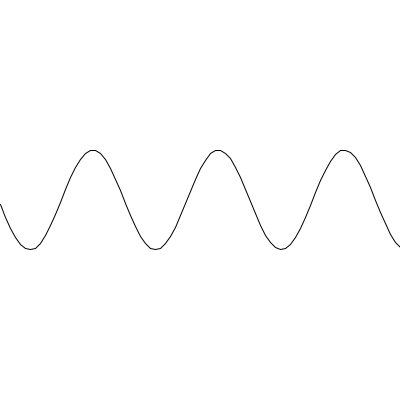
Frame 1 (no input)
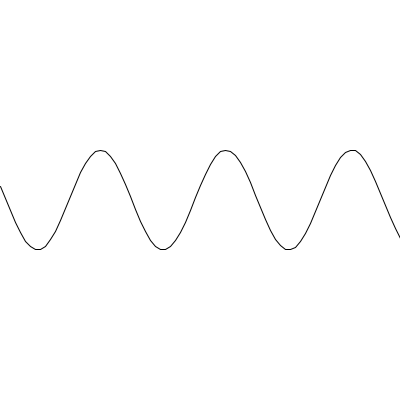
Frame 60 (the mouse pressed at the canvas centre just before this capture)
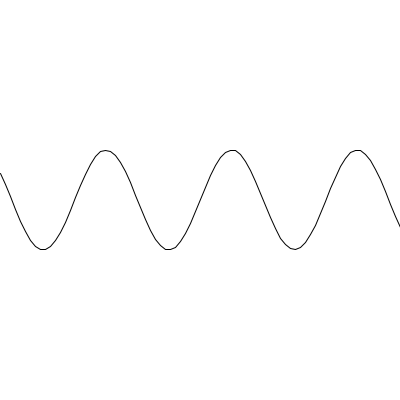
Frame 120 (the mouse held since frame 60 and released just before this capture)

The Processing sketch that drew these frames (run headless with seeded random() and noise(); from frame 60 on, the mouse is pressed at the canvas centre):

// Processing sketch: kurva_gelombang_sinus
// ── kurva_gelombang_sinus.pde
void setup() {
  size(400, 400);
}

void draw() {
  background(255);
  stroke(0); //atur warna garis yang akan digunakan
  noFill();
  beginShape(); //Untuk menggambar kurva gelombang sinus, untuk memulai penggambaran bentuk.
  for (float x = 0; x <= width; x += 5) { // untuk mengevaluasi setiap titik pada kurva dengan menggunakan nilai variabel x sebagai koordinat horizontal.
    float y = 200 + sin(x * 0.05 + frameCount * 0.1) * 50; //Pada setiap iterasi loop for, hitung nilai y berdasarkan persamaan y = 200 + sin(x * 0.05 + frameCount * 0.1) * 50. Persamaan ini menghasilkan nilai sinus dari sudut x * 0.05 + frameCount * 0.1, kemudian nilai sinus tersebut dikalikan dengan 50 untuk mengatur tinggi gelombang. Nilai 200 digunakan sebagai offset agar kurva tidak terlalu rendah.
    vertex(x, y); //Setiap titik pada kurva didefinisikan sebagai vertex
  }
  endShape(); //untuk mengakhiri penggambaran bentuk.
}
//program di atas akan menghasilkan kurva gelombang sinus dengan frekuensi yang berubah-ubah seiring waktu karena variabel frameCount yang menambah nilai setiap kali draw() dipanggil.
